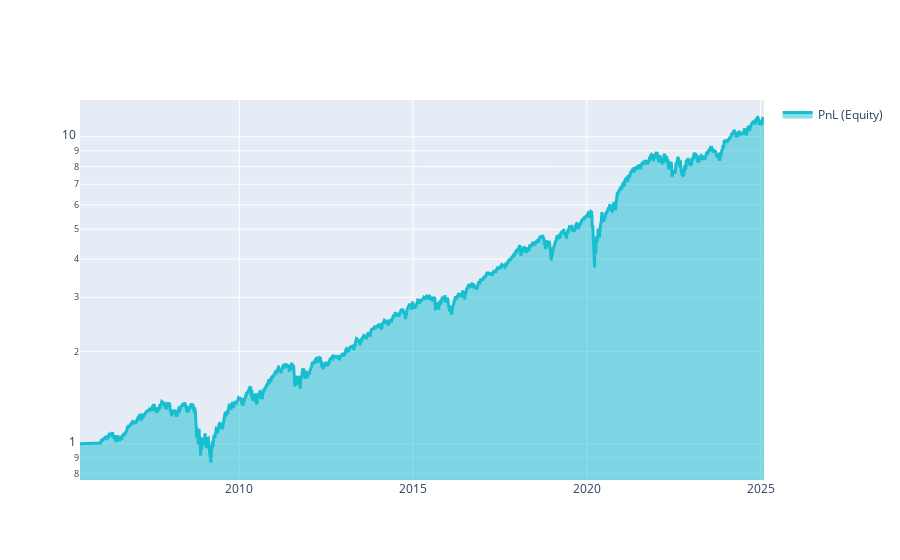

The cell this chart's notebook holds for it:
### Markdown cell above
The sharpe ratio using the method above follows from **forward looking**. Predictions for (let us say) 2017 know about the relation between features and targets in 2020. Let us visualize the results:

### Code cell
import qnt.graph as qngraph

statistics = qnstats.calc_stat(data, weights*is_liquid)

display(statistics.to_pandas().tail())

performance = statistics.to_pandas()["equity"]
qngraph.make_plot_filled(performance.index, performance, name="PnL (Equity)", type="log")

display(statistics[-1:].sel(field = ["sharpe_ratio"]).transpose().to_pandas())

# check for correlations with existing strategies:
qnstats.print_correlation(weights,data)

### Figure 1 — Plotly figure (JSON) as saved in the notebook; plotly's stock layout.template omitted (floating-point values rounded to 4 significant figures; data arrays with more than 128 entries replaced by an {"elided": "..."} marker saying what was removed)
{"data": [{"fill": "tonexty", "line": {"color": "#17BECF", "width": 3}, "name": "PnL (Equity)", "type": "scatter", "x": {"elided": "4954 str values"}, "y": {"elided": "4954 float values"}}], "layout": {"autosize": true, "showlegend": true, "xaxis": {"autorange": true, "range": ["2005-06-01", "2025-02-06"], "type": "date"}, "yaxis": {"range": [-0.1179, 1.12], "type": "log"}}}
